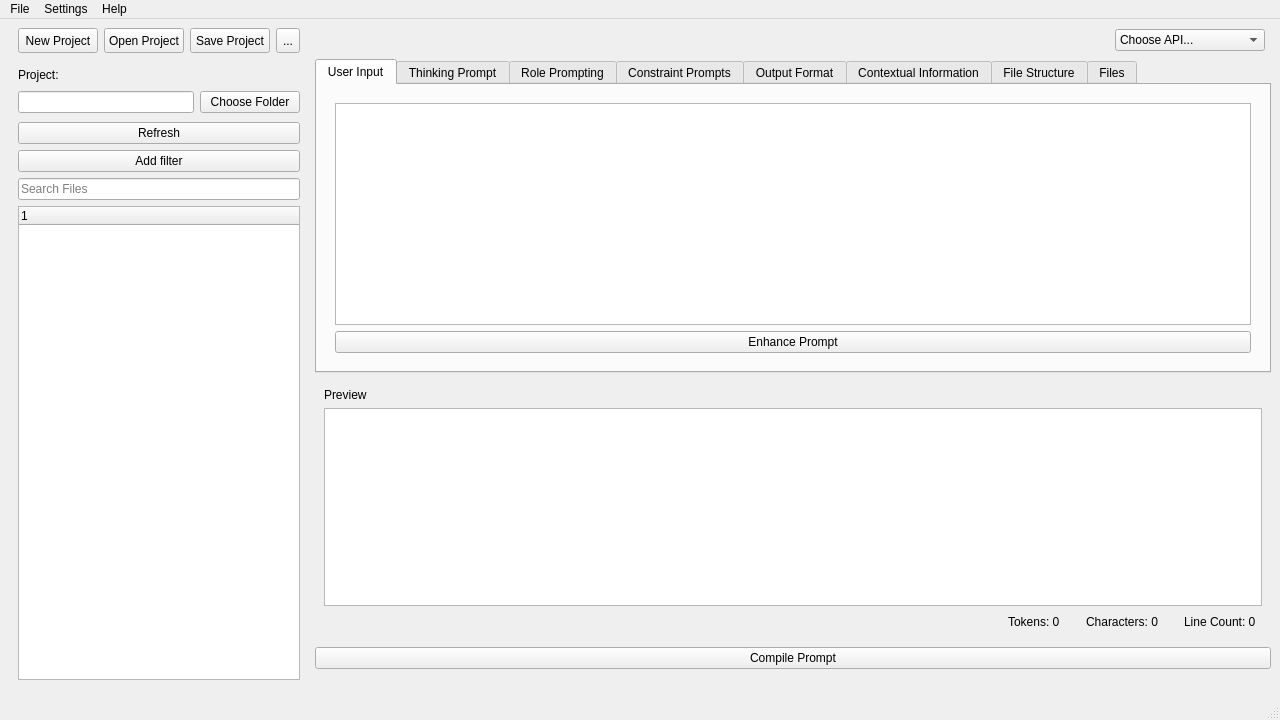
<?xml version="1.0" encoding="UTF-8"?>
<ui version="4.0">
 <class>MainWindow</class>
 <widget class="QMainWindow" name="MainWindow">
  <property name="geometry">
   <rect>
    <x>0</x>
    <y>0</y>
    <width>1280</width>
    <height>720</height>
   </rect>
  </property>
  <property name="minimumSize">
   <size>
    <width>1080</width>
    <height>720</height>
   </size>
  </property>
  <property name="windowTitle">
   <string>Isolate Prompt Composer</string>
  </property>
  <widget class="QWidget" name="centralwidget">
   <layout class="QVBoxLayout" name="verticalLayout_10">
    <item>
     <layout class="QHBoxLayout" name="horizontalLayout">
      <property name="leftMargin">
       <number>9</number>
      </property>
      <property name="rightMargin">
       <number>6</number>
      </property>
      <item>
       <widget class="QPushButton" name="pb_projectnew">
        <property name="sizePolicy">
         <sizepolicy hsizetype="Maximum" vsizetype="Fixed">
          <horstretch>0</horstretch>
          <verstretch>0</verstretch>
         </sizepolicy>
        </property>
        <property name="minimumSize">
         <size>
          <width>60</width>
          <height>25</height>
         </size>
        </property>
        <property name="maximumSize">
         <size>
          <width>80</width>
          <height>25</height>
         </size>
        </property>
        <property name="text">
         <string>New Project</string>
        </property>
       </widget>
      </item>
      <item>
       <widget class="QPushButton" name="pb_projectopen">
        <property name="sizePolicy">
         <sizepolicy hsizetype="Maximum" vsizetype="Fixed">
          <horstretch>0</horstretch>
          <verstretch>0</verstretch>
         </sizepolicy>
        </property>
        <property name="minimumSize">
         <size>
          <width>60</width>
          <height>25</height>
         </size>
        </property>
        <property name="maximumSize">
         <size>
          <width>80</width>
          <height>25</height>
         </size>
        </property>
        <property name="text">
         <string>Open Project</string>
        </property>
       </widget>
      </item>
      <item>
       <widget class="QPushButton" name="pb_projectsave">
        <property name="sizePolicy">
         <sizepolicy hsizetype="Maximum" vsizetype="Fixed">
          <horstretch>0</horstretch>
          <verstretch>0</verstretch>
         </sizepolicy>
        </property>
        <property name="minimumSize">
         <size>
          <width>60</width>
          <height>25</height>
         </size>
        </property>
        <property name="maximumSize">
         <size>
          <width>80</width>
          <height>25</height>
         </size>
        </property>
        <property name="text">
         <string>Save Project</string>
        </property>
       </widget>
      </item>
      <item>
       <widget class="QToolButton" name="tb_toolbox">
        <property name="minimumSize">
         <size>
          <width>0</width>
          <height>25</height>
         </size>
        </property>
        <property name="maximumSize">
         <size>
          <width>16777215</width>
          <height>25</height>
         </size>
        </property>
        <property name="text">
         <string>...</string>
        </property>
       </widget>
      </item>
      <item>
       <spacer name="horizontalSpacer">
        <property name="orientation">
         <enum>Qt::Horizontal</enum>
        </property>
        <property name="sizeHint" stdset="0">
         <size>
          <width>40</width>
          <height>20</height>
         </size>
        </property>
       </spacer>
      </item>
      <item>
       <layout class="QHBoxLayout" name="horizontalLayout_5"/>
      </item>
      <item>
       <spacer name="horizontalSpacer_6">
        <property name="orientation">
         <enum>Qt::Horizontal</enum>
        </property>
        <property name="sizeHint" stdset="0">
         <size>
          <width>40</width>
          <height>20</height>
         </size>
        </property>
       </spacer>
      </item>
      <item>
       <widget class="QComboBox" name="cb_api">
        <property name="sizePolicy">
         <sizepolicy hsizetype="Fixed" vsizetype="Fixed">
          <horstretch>0</horstretch>
          <verstretch>0</verstretch>
         </sizepolicy>
        </property>
        <property name="minimumSize">
         <size>
          <width>150</width>
          <height>0</height>
         </size>
        </property>
        <item>
         <property name="text">
          <string>Choose API...</string>
         </property>
        </item>
        <item>
         <property name="text">
          <string>openai</string>
         </property>
        </item>
        <item>
         <property name="text">
          <string>google</string>
         </property>
        </item>
        <item>
         <property name="text">
          <string>deepseek</string>
         </property>
        </item>
        <item>
         <property name="text">
          <string>alibaba-qwen</string>
         </property>
        </item>
       </widget>
      </item>
     </layout>
    </item>
    <item>
     <layout class="QHBoxLayout" name="horizontalLayout_4">
      <item>
       <widget class="QWidget" name="widget_3" native="true">
        <property name="sizePolicy">
         <sizepolicy hsizetype="Maximum" vsizetype="Preferred">
          <horstretch>0</horstretch>
          <verstretch>0</verstretch>
         </sizepolicy>
        </property>
        <property name="minimumSize">
         <size>
          <width>300</width>
          <height>626</height>
         </size>
        </property>
        <property name="maximumSize">
         <size>
          <width>300</width>
          <height>16777215</height>
         </size>
        </property>
        <layout class="QVBoxLayout" name="verticalLayout_6">
         <item>
          <widget class="QLabel" name="label_project">
           <property name="styleSheet">
            <string notr="true">font: 75 10pt &quot;MS Shell Dlg 2&quot;;</string>
           </property>
           <property name="text">
            <string>Project:</string>
           </property>
          </widget>
         </item>
         <item>
          <layout class="QHBoxLayout" name="horizontalLayout_3">
           <property name="sizeConstraint">
            <enum>QLayout::SetFixedSize</enum>
           </property>
           <property name="topMargin">
            <number>3</number>
           </property>
           <property name="bottomMargin">
            <number>3</number>
           </property>
           <item>
            <widget class="QLineEdit" name="project_path_lineedit">
             <property name="sizePolicy">
              <sizepolicy hsizetype="Preferred" vsizetype="Maximum">
               <horstretch>0</horstretch>
               <verstretch>0</verstretch>
              </sizepolicy>
             </property>
             <property name="maximumSize">
              <size>
               <width>200</width>
               <height>16777215</height>
              </size>
             </property>
            </widget>
           </item>
           <item>
            <widget class="QPushButton" name="pb_choose_folder">
             <property name="sizePolicy">
              <sizepolicy hsizetype="Fixed" vsizetype="Fixed">
               <horstretch>0</horstretch>
               <verstretch>3</verstretch>
              </sizepolicy>
             </property>
             <property name="maximumSize">
              <size>
               <width>100</width>
               <height>16777215</height>
              </size>
             </property>
             <property name="text">
              <string>Choose Folder</string>
             </property>
            </widget>
           </item>
          </layout>
         </item>
         <item>
          <widget class="QPushButton" name="pb_refresh">
           <property name="maximumSize">
            <size>
             <width>300</width>
             <height>16777215</height>
            </size>
           </property>
           <property name="text">
            <string>Refresh</string>
           </property>
          </widget>
         </item>
         <item>
          <widget class="QPushButton" name="pb_loadgitignore">
           <property name="maximumSize">
            <size>
             <width>300</width>
             <height>16777215</height>
            </size>
           </property>
           <property name="text">
            <string>Add filter</string>
           </property>
          </widget>
         </item>
         <item>
          <widget class="QLineEdit" name="le_search">
           <property name="maximumSize">
            <size>
             <width>300</width>
             <height>16777215</height>
            </size>
           </property>
           <property name="placeholderText">
            <string>Search Files</string>
           </property>
          </widget>
         </item>
         <item>
          <widget class="QTreeWidget" name="treeView">
           <property name="maximumSize">
            <size>
             <width>300</width>
             <height>16777215</height>
            </size>
           </property>
           <column>
            <property name="text">
             <string notr="true">1</string>
            </property>
           </column>
          </widget>
         </item>
        </layout>
       </widget>
      </item>
      <item>
       <layout class="QVBoxLayout" name="verticalLayout_20">
        <item>
         <widget class="QTabWidget" name="prompt_tab">
          <property name="mouseTracking">
           <bool>false</bool>
          </property>
          <property name="currentIndex">
           <number>0</number>
          </property>
          <widget class="QWidget" name="tab">
           <attribute name="title">
            <string>User Input</string>
           </attribute>
           <layout class="QVBoxLayout" name="verticalLayout_5">
            <item>
             <widget class="QWidget" name="widget" native="true">
              <layout class="QVBoxLayout" name="verticalLayout_3">
               <item>
                <widget class="QPlainTextEdit" name="tedit_tab1"/>
               </item>
               <item>
                <layout class="QHBoxLayout" name="horizontalLayout_11">
                 <item>
                  <widget class="QPushButton" name="pb_enhance">
                   <property name="text">
                    <string>Enhance Prompt</string>
                   </property>
                  </widget>
                 </item>
                </layout>
               </item>
              </layout>
             </widget>
            </item>
           </layout>
          </widget>
          <widget class="QWidget" name="tab_thinking">
           <attribute name="title">
            <string>Thinking Prompt</string>
           </attribute>
           <layout class="QVBoxLayout" name="verticalLayout_14">
            <item>
             <widget class="QWidget" name="widget_8" native="true">
              <layout class="QVBoxLayout" name="verticalLayout_13">
               <item>
                <widget class="QPlainTextEdit" name="tedit_tab_toughts"/>
               </item>
               <item>
                <layout class="QHBoxLayout" name="horizontalLayout_13">
                 <item>
                  <widget class="QPushButton" name="pb_thoughts">
                   <property name="text">
                    <string>Request Thoughts</string>
                   </property>
                  </widget>
                 </item>
                </layout>
               </item>
              </layout>
             </widget>
            </item>
           </layout>
          </widget>
          <widget class="QWidget" name="tab_2">
           <attribute name="title">
            <string>Role Prompting</string>
           </attribute>
           <layout class="QVBoxLayout" name="verticalLayout">
            <item>
             <widget class="QWidget" name="widget_2" native="true">
              <layout class="QVBoxLayout" name="verticalLayout_4">
               <item>
                <layout class="QHBoxLayout" name="horizontalLayout_8">
                 <item>
                  <widget class="QComboBox" name="cb_tab2_load_example">
                   <property name="currentText">
                    <string>Custom</string>
                   </property>
                   <property name="maxVisibleItems">
                    <number>12</number>
                   </property>
                   <item>
                    <property name="text">
                     <string>Custom</string>
                    </property>
                   </item>
                  </widget>
                 </item>
                 <item>
                  <widget class="QPushButton" name="pb_tab2_load_example">
                   <property name="text">
                    <string>Load Template</string>
                   </property>
                  </widget>
                 </item>
                </layout>
               </item>
               <item>
                <widget class="QPlainTextEdit" name="tedit_tab2"/>
               </item>
              </layout>
             </widget>
            </item>
           </layout>
          </widget>
          <widget class="QWidget" name="tab_3">
           <attribute name="title">
            <string>Constraint Prompts</string>
           </attribute>
           <layout class="QVBoxLayout" name="verticalLayout_2">
            <item>
             <widget class="QWidget" name="widget_5" native="true">
              <layout class="QVBoxLayout" name="verticalLayout_15">
               <item>
                <layout class="QHBoxLayout" name="horizontalLayout_9">
                 <item>
                  <widget class="QComboBox" name="cb_tab3_load_example">
                   <property name="currentText">
                    <string>Custom</string>
                   </property>
                   <property name="maxVisibleItems">
                    <number>12</number>
                   </property>
                   <item>
                    <property name="text">
                     <string>Custom</string>
                    </property>
                   </item>
                  </widget>
                 </item>
                 <item>
                  <widget class="QPushButton" name="pb_tab3_load_example">
                   <property name="text">
                    <string>Load Template</string>
                   </property>
                  </widget>
                 </item>
                </layout>
               </item>
               <item>
                <widget class="QPlainTextEdit" name="tedit_tab3"/>
               </item>
              </layout>
             </widget>
            </item>
           </layout>
          </widget>
          <widget class="QWidget" name="_tab_output">
           <attribute name="title">
            <string>Output Format</string>
           </attribute>
           <layout class="QVBoxLayout" name="verticalLayout_18">
            <item>
             <widget class="QWidget" name="widget_9" native="true">
              <layout class="QVBoxLayout" name="verticalLayout_16">
               <item>
                <layout class="QHBoxLayout" name="horizontalLayout_10">
                 <item>
                  <widget class="QComboBox" name="cb_tab_output_load_example">
                   <property name="currentText">
                    <string>Custom</string>
                   </property>
                   <property name="maxVisibleItems">
                    <number>12</number>
                   </property>
                   <item>
                    <property name="text">
                     <string>Custom</string>
                    </property>
                   </item>
                  </widget>
                 </item>
                 <item>
                  <widget class="QPushButton" name="pb_tab_output_load_example">
                   <property name="text">
                    <string>Load Template</string>
                   </property>
                  </widget>
                 </item>
                </layout>
               </item>
               <item>
                <widget class="QPlainTextEdit" name="output_format_textedit"/>
               </item>
              </layout>
             </widget>
            </item>
           </layout>
          </widget>
          <widget class="QWidget" name="tab_6">
           <attribute name="title">
            <string>Contextual Information</string>
           </attribute>
           <layout class="QVBoxLayout" name="verticalLayout_12">
            <item>
             <widget class="QWidget" name="widget_7" native="true">
              <layout class="QVBoxLayout" name="verticalLayout_11">
               <item>
                <layout class="QHBoxLayout" name="horizontalLayout_12">
                 <item>
                  <widget class="QPushButton" name="pb_add_files_context">
                   <property name="text">
                    <string>Add Files to Context</string>
                   </property>
                  </widget>
                 </item>
                 <item>
                  <widget class="QPushButton" name="pb_add_folder_context">
                   <property name="text">
                    <string>Add Folder to Context</string>
                   </property>
                  </widget>
                 </item>
                </layout>
               </item>
               <item>
                <widget class="QPlainTextEdit" name="tab_context">
                 <property name="placeholderText">
                  <string>Insert information such as external libraries, scripts or other resources. Click &quot;Add Files to Context&quot; to load text files.</string>
                 </property>
                </widget>
               </item>
              </layout>
             </widget>
            </item>
           </layout>
          </widget>
          <widget class="QWidget" name="tab_4">
           <attribute name="title">
            <string>File Structure</string>
           </attribute>
           <layout class="QVBoxLayout" name="verticalLayout_19">
            <item>
             <widget class="QWidget" name="widget_4" native="true">
              <layout class="QVBoxLayout" name="verticalLayout_7">
               <item>
                <widget class="QPushButton" name="pb_copyfiletree">
                 <property name="text">
                  <string>Copy File Tree</string>
                 </property>
                </widget>
               </item>
               <item>
                <widget class="QPlainTextEdit" name="tedit_tab4"/>
               </item>
              </layout>
             </widget>
            </item>
           </layout>
          </widget>
          <widget class="QWidget" name="tab_5">
           <attribute name="title">
            <string>Files</string>
           </attribute>
           <layout class="QVBoxLayout" name="verticalLayout_9">
            <item>
             <widget class="QWidget" name="widget_6" native="true">
              <layout class="QVBoxLayout" name="verticalLayout_8">
               <item>
                <layout class="QHBoxLayout" name="horizontalLayout_7">
                 <item>
                  <widget class="QPushButton" name="pb_add_file_content">
                   <property name="text">
                    <string>Add File Content</string>
                   </property>
                  </widget>
                 </item>
                 <item>
                  <widget class="QPushButton" name="pb_add_file_content_all">
                   <property name="text">
                    <string>Add All Project Files</string>
                   </property>
                  </widget>
                 </item>
                </layout>
               </item>
               <item>
                <widget class="QPlainTextEdit" name="tedit_tab5"/>
               </item>
               <item>
                <widget class="QPushButton" name="pb_clear_files_selection">
                 <property name="text">
                  <string>Clear</string>
                 </property>
                </widget>
               </item>
              </layout>
             </widget>
            </item>
           </layout>
          </widget>
         </widget>
        </item>
        <item>
         <widget class="QWidget" name="widget_10" native="true">
          <layout class="QVBoxLayout" name="verticalLayout_17">
           <item>
            <widget class="QLabel" name="label">
             <property name="text">
              <string>Preview</string>
             </property>
            </widget>
           </item>
           <item>
            <widget class="QPlainTextEdit" name="plainTextEdit_12">
             <property name="readOnly">
              <bool>true</bool>
             </property>
            </widget>
           </item>
           <item>
            <layout class="QHBoxLayout" name="horizontalLayout_2">
             <property name="leftMargin">
              <number>6</number>
             </property>
             <property name="rightMargin">
              <number>6</number>
             </property>
             <item>
              <spacer name="horizontalSpacer_3">
               <property name="orientation">
                <enum>Qt::Horizontal</enum>
               </property>
               <property name="sizeHint" stdset="0">
                <size>
                 <width>40</width>
                 <height>20</height>
                </size>
               </property>
              </spacer>
             </item>
             <item>
              <widget class="QLabel" name="label_token_count">
               <property name="text">
                <string>Tokens: 0</string>
               </property>
              </widget>
             </item>
             <item>
              <spacer name="horizontalSpacer_4">
               <property name="orientation">
                <enum>Qt::Horizontal</enum>
               </property>
               <property name="sizeType">
                <enum>QSizePolicy::Fixed</enum>
               </property>
               <property name="sizeHint" stdset="0">
                <size>
                 <width>20</width>
                 <height>20</height>
                </size>
               </property>
              </spacer>
             </item>
             <item>
              <widget class="QLabel" name="label_char_count">
               <property name="text">
                <string>Characters: 0</string>
               </property>
              </widget>
             </item>
             <item>
              <spacer name="horizontalSpacer_5">
               <property name="orientation">
                <enum>Qt::Horizontal</enum>
               </property>
               <property name="sizeType">
                <enum>QSizePolicy::Fixed</enum>
               </property>
               <property name="sizeHint" stdset="0">
                <size>
                 <width>20</width>
                 <height>20</height>
                </size>
               </property>
              </spacer>
             </item>
             <item>
              <widget class="QLabel" name="label_line_count">
               <property name="text">
                <string>Line Count: 0</string>
               </property>
              </widget>
             </item>
            </layout>
           </item>
          </layout>
         </widget>
        </item>
        <item>
         <widget class="QPushButton" name="compile_button">
          <property name="text">
           <string>Compile Prompt</string>
          </property>
         </widget>
        </item>
        <item>
         <spacer name="horizontalSpacer_2">
          <property name="orientation">
           <enum>Qt::Horizontal</enum>
          </property>
          <property name="sizeType">
           <enum>QSizePolicy::MinimumExpanding</enum>
          </property>
          <property name="sizeHint" stdset="0">
           <size>
            <width>800</width>
            <height>20</height>
           </size>
          </property>
         </spacer>
        </item>
       </layout>
      </item>
     </layout>
    </item>
   </layout>
  </widget>
  <widget class="QMenuBar" name="menubar">
   <property name="geometry">
    <rect>
     <x>0</x>
     <y>0</y>
     <width>1280</width>
     <height>21</height>
    </rect>
   </property>
   <widget class="QMenu" name="menuFile">
    <property name="title">
     <string>File</string>
    </property>
    <addaction name="actionNew_Project"/>
    <addaction name="actionOpen_Project"/>
    <addaction name="actionSave_Project"/>
    <addaction name="actionExport_Project"/>
   </widget>
   <widget class="QMenu" name="menuHelp">
    <property name="title">
     <string>Help</string>
    </property>
    <addaction name="actionAbout"/>
    <addaction name="actionAbout_PySide"/>
    <addaction name="actionAbout_Google_AI_Studio"/>
   </widget>
   <widget class="QMenu" name="menuSettings">
    <property name="title">
     <string>Settings</string>
    </property>
    <addaction name="actionLine_Enumerator"/>
    <addaction name="actionMute_Warnings"/>
    <addaction name="actionXML_JSON_Formatting"/>
   </widget>
   <addaction name="menuFile"/>
   <addaction name="menuSettings"/>
   <addaction name="menuHelp"/>
  </widget>
  <widget class="QStatusBar" name="statusbar"/>
  <action name="actionOpen_Project">
   <property name="text">
    <string>Open Project</string>
   </property>
  </action>
  <action name="actionSave_Project">
   <property name="text">
    <string>Save Project</string>
   </property>
  </action>
  <action name="actionExport_Project">
   <property name="text">
    <string>Export Project</string>
   </property>
  </action>
  <action name="actionLine_Enumerator">
   <property name="checkable">
    <bool>true</bool>
   </property>
   <property name="checked">
    <bool>false</bool>
   </property>
   <property name="text">
    <string>Line Enumerator</string>
   </property>
  </action>
  <action name="actionAbout">
   <property name="text">
    <string>About</string>
   </property>
  </action>
  <action name="actionNew_Project">
   <property name="text">
    <string>New Project</string>
   </property>
  </action>
  <action name="actionMute_Warnings">
   <property name="checkable">
    <bool>true</bool>
   </property>
   <property name="text">
    <string>Mute Warnings</string>
   </property>
  </action>
  <action name="actionAbout_PySide">
   <property name="text">
    <string>About PySide</string>
   </property>
  </action>
  <action name="actionAbout_Google_AI_Studio">
   <property name="text">
    <string>About Google AI Studio</string>
   </property>
  </action>
  <action name="actionXML_JSON_Formatting">
   <property name="checkable">
    <bool>true</bool>
   </property>
   <property name="text">
    <string>XML-JSON Formatting</string>
   </property>
  </action>
 </widget>
 <resources/>
 <connections/>
</ui>
